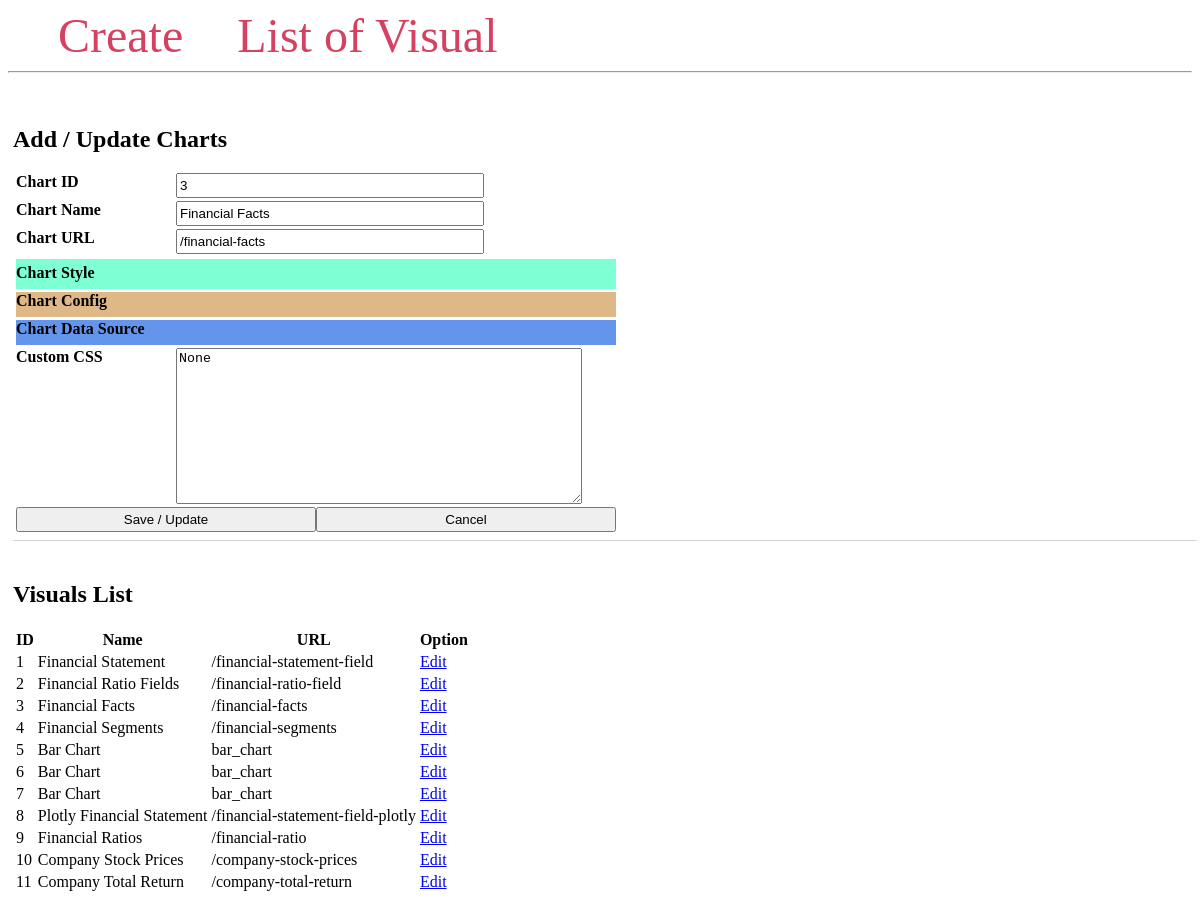
Page /charts-management?modify=3 on the committed database.
### tables this page shows
CREATE TABLE ChartConfigs(
    chart_id             INTEGER PRIMARY KEY AUTOINCREMENT,
    chart_name           NVARCHAR(256)     NOT NULL,
    chart_url_name       NVARCHAR(256)     NOT NULL,
    chart_styles         NVARCHAR(1024)    NULL,
    chart_configs        NVARCHAR(1024)    NULL,
    chart_data_source    NVARCHAR(1024)    NULL
, custom_css TEXT);

### app/__init__.py (the view)
    @app.route("/charts-management")
    def charts_management():
        selected = request.args.get("modify")
        charts = Dal.get_all_visuals()
        data = {
                'chart_id': 0,
                'chart_name': 'Bar Chart',
                'chart_url_name': 'bar_chart',
                'chart_styles': '{"background":"transparent"}',
                'chart_configs': '{"title": "My Bar Chart"}',
                'chart_data_source': '{"datasource":"url"}',
                'custom_css':''
            }
        modify = Visual.from_dict(data)
        if not selected is None :
            modify = get_chart_by_chart_id(charts, int(selected))
        return render_template('charts.html', data=charts, modify=modify)

### app/module/dal.py (called while the page is built)
    def get_all_visuals():
        conn = sqlite3.connect(Config.DB_FILE)
        c = conn.cursor()
        c.execute("SELECT chart_id, chart_name, chart_url_name, chart_styles, chart_configs, chart_data_source, custom_css FROM ChartConfigs")
        all_charts = [Visual.from_row(row) for row in c.fetchall()]
        conn.close()
        return all_charts

### app/module/visual.py (called while the page is built)
    @classmethod
    def from_dict(cls, data_dict):
        return cls(
            data_dict['chart_id'],
            data_dict['chart_name'],
            data_dict['chart_url_name'],
            data_dict['chart_styles'],
            data_dict['chart_configs'],
            data_dict['chart_data_source'],
            data_dict['custom_css']
        )

    @classmethod
    def from_row(cls, row):
        return cls(
            row[0],
            row[1],
            row[2],
            row[3],
            row[4],
            row[5],
            row[6])

### app/templates/charts.html (shortened to what this page needs)
<!DOCTYPE html>
<html lang="en">
<head>
    <link  rel="stylesheet" type="text/css" href="/static/css/style.css">
    <link rel="stylesheet" href="/static/css/jsoneditor.css"/>
</head>
<body>
    <nav>
        <a href="#">Create</a>
        <a href="#">List of Visual</a>
    </nav>
    <hr>
    <div class="content">
        <form action="" method="POST">
       <div class="charts_form">
            <h2>Add / Update Charts</h2>
            <div class="row">
                <label>Chart ID</label>
                <input type="text" id="chart_id" name="chart_id" readonly="true" value="{{modify.chart_id}}" placeholder="Chart ID">
            </div>
            <div class="row">
                <label>Chart Name</label>
                <input type="text" id="chart_name" name="chart_name"  placeholder="Chart Name" value="{{modify.chart_name}}">
            </div>
            <div class="row">
                <label>Chart URL</label>
                <input type="text" id="chart_url_name" name="chart_url_name" value="{{modify.chart_url_name}}"  placeholder="Chart URL (Down Link)">
            </div>
            <div class="row">
                <label>Chart Style</label>
            </div>
            <div class="row">
                <label>Chart Config</label>
            </div>
            <div class="row">
                <label>Chart Data Source</label>
            </div>
            <div class="row">
                <label>Custom CSS</label>
                <textarea  id="custom_css" name="custom_css"  placeholder="Custom CSS">{{modify.custom_css}}</textarea>
            </div>
            <div class="row">
                <input type="submit" title="Save / Update" value="Save / Update">
                <input type="button" title="Cancel" value="Cancel">
            </div>
       </div>
       </form>
       <br />
       <div class="charts_list">
        <h2>Visuals List</h2>
        <table>
            <thead>
            <tr>
                <th>ID</th>
                <th>Name</th>
                <th>URL</th>
                <th>Option</th>
            </tr>
            </thead>
            <tbody>
                {% for config in data %}
                  <tr>
                    <td>{{ config.chart_id }}</td>
                    <td>{{ config.chart_name }}</td>
                    <td>{{ config.chart_url_name }}</td>
                    <td><a href="?modify={{ config.chart_id }}">Edit</a></td>
                  </tr>
                {% endfor %}
              </tbody>
        </table>
       </div>
    </div>
</body>
</html>

### app/static/css/style.css (style rules this page uses)
h2 { width: 100%; }
.content { margin: 5px; width: 100%; display: flex; flex-direction: row; flex-wrap: wrap; }
nav a { color: #d64161; font-size: 3em; margin-left: 50px; text-decoration: none; }
.charts_list { width: 100%; padding-top: 20px; border-top: solid 1px #cccc; margin-top: 5px; }
.charts_form { width: 100%; padding-top: 20px; margin-top: 5px; }
.charts_form label { width: 160px; font-weight: bold;display: flex;vertical-align: top; }
.charts_form input { width: 300px; }
.charts_form textarea { width: 400px; height: 150px; }
.charts_form .row { min-height: 25px;display:flex;margin: 3px; }
.charts_form .row:nth-of-type(4) { background-color: aquamarine;margin-top: 5px;padding-top: 5px; }
.charts_form .row:nth-of-type(5) { background-color: burlywood; }
.charts_form .row:nth-of-type(6) { background-color: cornflowerblue; }

### rows in the picture
ChartConfigs: chart_id "3", chart_name "Financial Facts", chart_url_name "/financial-facts"
ChartConfigs: chart_id "1", chart_name "Financial Statement", chart_url_name "/financial-statement-field"
ChartConfigs: chart_id "2", chart_name "Financial Ratio Fields", chart_url_name "/financial-ratio-field"
ChartConfigs: chart_id "4", chart_name "Financial Segments", chart_url_name "/financial-segments"
ChartConfigs: chart_id "5", chart_name "Bar Chart", chart_url_name "bar_chart"
ChartConfigs: chart_id "6", chart_name "Bar Chart", chart_url_name "bar_chart"
ChartConfigs: chart_id "7", chart_name "Bar Chart", chart_url_name "bar_chart"
ChartConfigs: chart_id "8", chart_name "Plotly Financial Statement", chart_url_name "/financial-statement-field-plotly"
ChartConfigs: chart_id "9", chart_name "Financial Ratios", chart_url_name "/financial-ratio"
ChartConfigs: chart_id "10", chart_name "Company Stock Prices", chart_url_name "/company-stock-prices"
ChartConfigs: chart_id "11", chart_name "Company Total Return", chart_url_name "/company-total-return"
